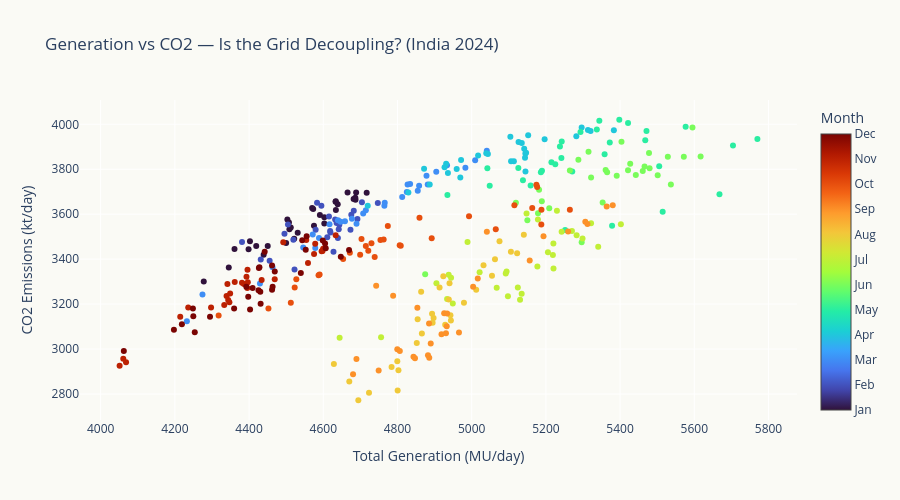

Notebook source saved alongside this figure:
### Markdown cell above
## 6. The Decoupling Question: Does More Power = More CO2?

If generation grows but emissions stay flat (or drop), that's decoupling — the grid getting cleaner.

### Code cell
# Scatter: total generation vs CO2 emissions, colored by month
fig = go.Figure()

months = df24['date'].dt.month
month_names = df24['date'].dt.strftime('%B')

fig.add_trace(go.Scatter(
    x=df24['total'], y=df24['co2_total'],
    mode='markers',
    marker=dict(
        size=6,
        color=months,
        colorscale='Turbo',
        colorbar=dict(title='Month', tickvals=list(range(1,13)),
                      ticktext=['Jan','Feb','Mar','Apr','May','Jun',
                                'Jul','Aug','Sep','Oct','Nov','Dec']),
        showscale=True,
    ),
    text=df24['date'].dt.strftime('%b %d'),
    hovertemplate='%{text}<br>Generation: %{x:.0f} MU<br>CO2: %{y:.0f} kt<extra></extra>',
))

fig.update_layout(
    title='Generation vs CO2 — Is the Grid Decoupling? (India 2024)',
    xaxis_title='Total Generation (MU/day)',
    yaxis_title='CO2 Emissions (kt/day)',
    plot_bgcolor='#FAFAF5', paper_bgcolor='#FAFAF5',
    height=500,
)
fig.show()

print('Notice: Monsoon months (Jul-Sep, teal-green dots) cluster LOWER on the CO2 axis')
print('for a given generation level. The monsoon makes each GWh cleaner.')
print('Winter months (blue dots) sit HIGHER — more coal per unit of electricity.')

### Figure 1 — Plotly figure (JSON) as saved in the notebook; plotly's stock layout.template omitted (floating-point values rounded to 4 significant figures; data arrays with more than 128 entries replaced by an {"elided": "..."} marker saying what was removed)
{"data": [{"hovertemplate": "%{text}<br>Generation: %{x:.0f} MU<br>CO2: %{y:.0f} kt<extra></extra>", "marker": {"color": {"elided": "366 int values"}, "colorbar": {"ticktext": ["Jan", "Feb", "Mar", "Apr", "May", "Jun", "Jul", "Aug", "Sep", "Oct", "Nov", "Dec"], "tickvals": [1, 2, 3, 4, 5, 6, 7, 8, 9, 10, 11, 12], "title": {"text": "Month"}}, "colorscale": [[0.0, "#30123b"], [0.07143, "#4145ab"], [0.1429, "#4675ed"], [0.2143, "#39a2fc"], [0.2857, "#1bcfd4"], [0.3571, "#24eca6"], [0.4286, "#61fc6c"], [0.5, "#a4fc3b"], [0.5714, "#d1e834"], [0.6429, "#f3c63a"], [0.7143, "#fe9b2d"], [0.7857, "#f36315"], [0.8571, "#d93806"], [0.9286, "#b11901"], [1.0, "#7a0402"]], "showscale": true, "size": 6}, "mode": "markers", "text": {"elided": "366 str values"}, "type": "scatter", "x": {"elided": "366 float values"}, "y": {"elided": "366 float values"}}], "layout": {"height": 500, "paper_bgcolor": "#FAFAF5", "plot_bgcolor": "#FAFAF5", "title": {"text": "Generation vs CO2 — Is the Grid Decoupling? (India 2024)"}, "xaxis": {"title": {"text": "Total Generation (MU/day)"}}, "yaxis": {"title": {"text": "CO2 Emissions (kt/day)"}}}}
